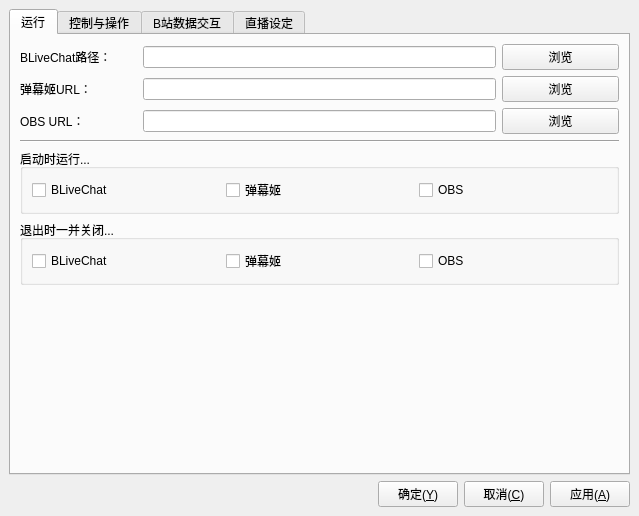
<?xml version="1.0" encoding="UTF-8"?>
<ui version="4.0">
 <class>MainWindow</class>
 <widget class="QMainWindow" name="MainWindow">
  <property name="geometry">
   <rect>
    <x>0</x>
    <y>0</y>
    <width>639</width>
    <height>516</height>
   </rect>
  </property>
  <property name="windowTitle">
   <string>设置</string>
  </property>
  <property name="windowIcon">
   <iconset resource="res.qrc">
    <normaloff>:/icons/res/settings.ico</normaloff>:/icons/res/settings.ico</iconset>
  </property>
  <widget class="QWidget" name="centralwidgetTab">
   <layout class="QVBoxLayout" name="verticalLayout">
    <item>
     <widget class="QTabWidget" name="tabWidget">
      <property name="currentIndex">
       <number>0</number>
      </property>
      <widget class="QWidget" name="tabExecute">
       <attribute name="title">
        <string>运行</string>
       </attribute>
       <layout class="QVBoxLayout" name="verticalLayout_2">
        <item>
         <layout class="QHBoxLayout" name="horizontalLayoutBLiveChat" stretch="1,3,1">
          <item>
           <widget class="QLabel" name="labelBLiveChatPath">
            <property name="text">
             <string>BLiveChat路径：</string>
            </property>
            <property name="buddy">
             <cstring>lineEditBLiveChatPath</cstring>
            </property>
           </widget>
          </item>
          <item>
           <widget class="QLineEdit" name="lineEditBLiveChatPath"/>
          </item>
          <item>
           <widget class="QPushButton" name="pushButtonBrowseBLiveChat">
            <property name="text">
             <string>浏览</string>
            </property>
           </widget>
          </item>
         </layout>
        </item>
        <item>
         <layout class="QHBoxLayout" name="horizontalLayoutDanmuji" stretch="1,3,1">
          <item>
           <widget class="QLabel" name="labelDanmujiURL">
            <property name="text">
             <string>弹幕姬URL：</string>
            </property>
            <property name="buddy">
             <cstring>lineEditDanmujiURL</cstring>
            </property>
           </widget>
          </item>
          <item>
           <widget class="QLineEdit" name="lineEditDanmujiURL"/>
          </item>
          <item>
           <widget class="QPushButton" name="pushButtonBrowseDanmuji">
            <property name="text">
             <string>浏览</string>
            </property>
           </widget>
          </item>
         </layout>
        </item>
        <item>
         <layout class="QHBoxLayout" name="horizontalLayoutOBS" stretch="1,3,1">
          <item>
           <widget class="QLabel" name="labelOBSURL">
            <property name="text">
             <string>OBS URL：</string>
            </property>
            <property name="buddy">
             <cstring>lineEditOBSURL</cstring>
            </property>
           </widget>
          </item>
          <item>
           <widget class="QLineEdit" name="lineEditOBSURL"/>
          </item>
          <item>
           <widget class="QPushButton" name="pushButtonBrowseOBS">
            <property name="text">
             <string>浏览</string>
            </property>
           </widget>
          </item>
         </layout>
        </item>
        <item>
         <widget class="Line" name="lineExecute1">
          <property name="orientation">
           <enum>Qt::Horizontal</enum>
          </property>
         </widget>
        </item>
        <item>
         <widget class="QGroupBox" name="groupBoxOnStartUp">
          <property name="title">
           <string>启动时运行...</string>
          </property>
          <layout class="QHBoxLayout" name="horizontalLayout">
           <item>
            <widget class="QCheckBox" name="checkBoxStartUpBLiveChat">
             <property name="text">
              <string>BLiveChat</string>
             </property>
            </widget>
           </item>
           <item>
            <widget class="QCheckBox" name="checkBoxStartUpDanmuji">
             <property name="text">
              <string>弹幕姬</string>
             </property>
            </widget>
           </item>
           <item>
            <widget class="QCheckBox" name="checkBoxStartUpOBS">
             <property name="text">
              <string>OBS</string>
             </property>
            </widget>
           </item>
          </layout>
         </widget>
        </item>
        <item>
         <widget class="QGroupBox" name="groupBoxOnExit">
          <property name="title">
           <string>退出时一并关闭...</string>
          </property>
          <layout class="QHBoxLayout" name="horizontalLayout_2">
           <item>
            <widget class="QCheckBox" name="checkBoxOnCloseBLiveChat">
             <property name="text">
              <string>BLiveChat</string>
             </property>
            </widget>
           </item>
           <item>
            <widget class="QCheckBox" name="checkBoxOnCloseDanmuji">
             <property name="text">
              <string>弹幕姬</string>
             </property>
            </widget>
           </item>
           <item>
            <widget class="QCheckBox" name="checkBoxOnCloseOBS">
             <property name="text">
              <string>OBS</string>
             </property>
            </widget>
           </item>
          </layout>
         </widget>
        </item>
        <item>
         <spacer name="verticalSpacerExecute">
          <property name="orientation">
           <enum>Qt::Vertical</enum>
          </property>
          <property name="sizeHint" stdset="0">
           <size>
            <width>20</width>
            <height>40</height>
           </size>
          </property>
         </spacer>
        </item>
       </layout>
      </widget>
      <widget class="QWidget" name="tabOperate">
       <attribute name="title">
        <string>控制与操作</string>
       </attribute>
       <layout class="QVBoxLayout" name="verticalLayout_3">
        <item>
         <layout class="QHBoxLayout" name="horizontalLayoutOBSWebSocket" stretch="1,2">
          <item>
           <widget class="QLabel" name="labelOBSWebSocketLink">
            <property name="text">
             <string>OBS WebSocket管理链接：</string>
            </property>
            <property name="buddy">
             <cstring>lineEditOBSWebSocketLink</cstring>
            </property>
           </widget>
          </item>
          <item>
           <widget class="QLineEdit" name="lineEditOBSWebSocketLink"/>
          </item>
         </layout>
        </item>
        <item>
         <layout class="QHBoxLayout" name="horizontalLayoutManagerWebSocket" stretch="1,2">
          <item>
           <widget class="QLabel" name="labelManagerWebSocketLink">
            <property name="text">
             <string>房管远程WebSocket管理链接：</string>
            </property>
            <property name="buddy">
             <cstring>lineEditManagerWebSocketLink</cstring>
            </property>
           </widget>
          </item>
          <item>
           <widget class="QLineEdit" name="lineEditManagerWebSocketLink"/>
          </item>
         </layout>
        </item>
        <item>
         <layout class="QHBoxLayout" name="horizontalLayoutBLiveChatManage" stretch="1,2">
          <item>
           <widget class="QLabel" name="labelBLiveChatManage">
            <property name="text">
             <string>BLiveChat配置页地址：</string>
            </property>
           </widget>
          </item>
          <item>
           <widget class="QLineEdit" name="lineEditBLiveChatManage"/>
          </item>
         </layout>
        </item>
        <item>
         <spacer name="verticalSpacerOperate">
          <property name="orientation">
           <enum>Qt::Vertical</enum>
          </property>
          <property name="sizeHint" stdset="0">
           <size>
            <width>20</width>
            <height>40</height>
           </size>
          </property>
         </spacer>
        </item>
        <item>
         <widget class="QLabel" name="labelOperateNotice">
          <property name="palette">
           <palette>
            <active>
             <colorrole role="WindowText">
              <brush brushstyle="SolidPattern">
               <color alpha="255">
                <red>255</red>
                <green>0</green>
                <blue>0</blue>
               </color>
              </brush>
             </colorrole>
            </active>
            <inactive>
             <colorrole role="WindowText">
              <brush brushstyle="SolidPattern">
               <color alpha="255">
                <red>255</red>
                <green>0</green>
                <blue>0</blue>
               </color>
              </brush>
             </colorrole>
            </inactive>
            <disabled/>
           </palette>
          </property>
          <property name="text">
           <string>*请注意：以上配置请您在您的房管的指导下完成设置，并请不要自行修改（包括自行修改OBS的WebSocket服务器配置）。错误的设置可能会造成控制功能失效。若要停用房管远程请在主界面进行修改。如有任何问题请与您的房管联系。</string>
          </property>
          <property name="textFormat">
           <enum>Qt::AutoText</enum>
          </property>
          <property name="alignment">
           <set>Qt::AlignLeading|Qt::AlignLeft|Qt::AlignTop</set>
          </property>
          <property name="wordWrap">
           <bool>true</bool>
          </property>
         </widget>
        </item>
       </layout>
      </widget>
      <widget class="QWidget" name="tabBilibili">
       <attribute name="title">
        <string>B站数据交互</string>
       </attribute>
       <layout class="QVBoxLayout" name="verticalLayout_4">
        <item>
         <layout class="QHBoxLayout" name="horizontalLayoutRoomId" stretch="2,3">
          <item>
           <widget class="QLabel" name="labelRoomId">
            <property name="text">
             <string>您的直播间房间号：</string>
            </property>
            <property name="buddy">
             <cstring>lineEditRoomId</cstring>
            </property>
           </widget>
          </item>
          <item>
           <widget class="QLineEdit" name="lineEditRoomId"/>
          </item>
         </layout>
        </item>
        <item>
         <layout class="QHBoxLayout" name="horizontalLayoutTargetArea" stretch="2,3">
          <item>
           <widget class="QLabel" name="labelTargetArea">
            <property name="text">
             <string>您要开播的目标分区v2编号(area_v2)：</string>
            </property>
            <property name="buddy">
             <cstring>lineEditTargetArea</cstring>
            </property>
           </widget>
          </item>
          <item>
           <widget class="QLineEdit" name="lineEditTargetArea"/>
          </item>
         </layout>
        </item>
        <item>
         <layout class="QHBoxLayout" name="horizontalLayoutCSRF" stretch="2,3">
          <item>
           <widget class="QLabel" name="labelCSRF">
            <property name="text">
             <string>Cookie csrf(bili_jct)值：</string>
            </property>
            <property name="buddy">
             <cstring>lineEditCSRF</cstring>
            </property>
           </widget>
          </item>
          <item>
           <widget class="QLineEdit" name="lineEditCSRF"/>
          </item>
         </layout>
        </item>
        <item>
         <layout class="QHBoxLayout" name="horizontalLayoutSESSDATA" stretch="2,3">
          <item>
           <widget class="QLabel" name="labelSESSDATA">
            <property name="text">
             <string>Cookie SESSDATA值：</string>
            </property>
            <property name="buddy">
             <cstring>plainTextEditSESSDATA</cstring>
            </property>
           </widget>
          </item>
          <item>
           <widget class="QPlainTextEdit" name="plainTextEditSESSDATA"/>
          </item>
         </layout>
        </item>
        <item>
         <spacer name="verticalSpacerBilibili1">
          <property name="orientation">
           <enum>Qt::Vertical</enum>
          </property>
          <property name="sizeHint" stdset="0">
           <size>
            <width>20</width>
            <height>40</height>
           </size>
          </property>
         </spacer>
        </item>
        <item>
         <widget class="QLabel" name="labelBilibiliNotice">
          <property name="palette">
           <palette>
            <active>
             <colorrole role="WindowText">
              <brush brushstyle="SolidPattern">
               <color alpha="255">
                <red>255</red>
                <green>0</green>
                <blue>0</blue>
               </color>
              </brush>
             </colorrole>
            </active>
            <inactive>
             <colorrole role="WindowText">
              <brush brushstyle="SolidPattern">
               <color alpha="255">
                <red>255</red>
                <green>0</green>
                <blue>0</blue>
               </color>
              </brush>
             </colorrole>
            </inactive>
            <disabled/>
           </palette>
          </property>
          <property name="text">
           <string>*请注意：以上配置请您在您的房管的指导下完成设置，并请不要自行修改。另特别注意：Cookie值泄露有很大的安全风险！！！请务必注意保密。如有任何问题（如想切换分区知道编号等）请与您的房管联系。</string>
          </property>
          <property name="wordWrap">
           <bool>true</bool>
          </property>
         </widget>
        </item>
       </layout>
      </widget>
      <widget class="QWidget" name="tabLive">
       <attribute name="title">
        <string>直播设定</string>
       </attribute>
       <layout class="QVBoxLayout" name="verticalLayout_5">
        <item>
         <widget class="QGroupBox" name="groupBoxFastSettings">
          <property name="title">
           <string>“现在在播”标签的快速设置</string>
          </property>
          <layout class="QGridLayout" name="gridLayout">
           <item row="0" column="0">
            <widget class="QGroupBox" name="groupBoxButton1">
             <property name="title">
              <string>按钮1</string>
             </property>
             <layout class="QVBoxLayout" name="verticalLayout_7">
              <item>
               <layout class="QHBoxLayout" name="horizontalLayoutButton1Label">
                <item>
                 <widget class="QLabel" name="labelButton1Label">
                  <property name="text">
                   <string>标签：</string>
                  </property>
                 </widget>
                </item>
                <item>
                 <widget class="QLineEdit" name="lineEditButton1Label"/>
                </item>
               </layout>
              </item>
              <item>
               <layout class="QHBoxLayout" name="horizontalLayoutButton1Text">
                <item>
                 <widget class="QLabel" name="labelButton1Text">
                  <property name="text">
                   <string>内容：</string>
                  </property>
                 </widget>
                </item>
                <item>
                 <widget class="QLineEdit" name="lineEditButton1Text"/>
                </item>
               </layout>
              </item>
             </layout>
            </widget>
           </item>
           <item row="0" column="1">
            <widget class="QGroupBox" name="groupBoxButton2">
             <property name="title">
              <string>按钮2</string>
             </property>
             <layout class="QVBoxLayout" name="verticalLayout_10">
              <item>
               <layout class="QHBoxLayout" name="horizontalLayoutButton2Label">
                <item>
                 <widget class="QLabel" name="labelButton2Label">
                  <property name="text">
                   <string>标签：</string>
                  </property>
                 </widget>
                </item>
                <item>
                 <widget class="QLineEdit" name="lineEditButton2Label"/>
                </item>
               </layout>
              </item>
              <item>
               <layout class="QHBoxLayout" name="horizontalLayoutButton2Text">
                <item>
                 <widget class="QLabel" name="labelButton2Text">
                  <property name="text">
                   <string>内容：</string>
                  </property>
                 </widget>
                </item>
                <item>
                 <widget class="QLineEdit" name="lineEditButton2Text"/>
                </item>
               </layout>
              </item>
             </layout>
            </widget>
           </item>
           <item row="1" column="0">
            <widget class="QGroupBox" name="groupBoxButton3">
             <property name="title">
              <string>按钮3</string>
             </property>
             <layout class="QVBoxLayout" name="verticalLayout_8">
              <item>
               <layout class="QHBoxLayout" name="horizontalLayoutButton3Label">
                <item>
                 <widget class="QLabel" name="labelButton3Label">
                  <property name="text">
                   <string>标签：</string>
                  </property>
                 </widget>
                </item>
                <item>
                 <widget class="QLineEdit" name="lineEditButton3Label"/>
                </item>
               </layout>
              </item>
              <item>
               <layout class="QHBoxLayout" name="horizontalLayoutButton3Text">
                <item>
                 <widget class="QLabel" name="labelButton3Text">
                  <property name="text">
                   <string>内容：</string>
                  </property>
                 </widget>
                </item>
                <item>
                 <widget class="QLineEdit" name="lineEditButton3Text"/>
                </item>
               </layout>
              </item>
             </layout>
            </widget>
           </item>
           <item row="1" column="1">
            <widget class="QGroupBox" name="groupBoxButton4">
             <property name="title">
              <string>按钮4</string>
             </property>
             <layout class="QVBoxLayout" name="verticalLayout_11">
              <item>
               <layout class="QHBoxLayout" name="horizontalLayoutButton4Label">
                <item>
                 <widget class="QLabel" name="labelButton4Label">
                  <property name="text">
                   <string>标签：</string>
                  </property>
                 </widget>
                </item>
                <item>
                 <widget class="QLineEdit" name="lineEditButton4Label"/>
                </item>
               </layout>
              </item>
              <item>
               <layout class="QHBoxLayout" name="horizontalLayoutButton4Text">
                <item>
                 <widget class="QLabel" name="labelButton4Text">
                  <property name="text">
                   <string>内容：</string>
                  </property>
                 </widget>
                </item>
                <item>
                 <widget class="QLineEdit" name="lineEditButton4Text"/>
                </item>
               </layout>
              </item>
             </layout>
            </widget>
           </item>
           <item row="2" column="0">
            <widget class="QGroupBox" name="groupBoxButton5">
             <property name="title">
              <string>按钮5</string>
             </property>
             <layout class="QVBoxLayout" name="verticalLayout_9">
              <item>
               <layout class="QHBoxLayout" name="horizontalLayoutButton5Label">
                <item>
                 <widget class="QLabel" name="labelButton5Label">
                  <property name="text">
                   <string>标签：</string>
                  </property>
                 </widget>
                </item>
                <item>
                 <widget class="QLineEdit" name="lineEditButton5Label"/>
                </item>
               </layout>
              </item>
              <item>
               <layout class="QHBoxLayout" name="horizontalLayoutButton5Text">
                <item>
                 <widget class="QLabel" name="labelButton5Text">
                  <property name="text">
                   <string>内容：</string>
                  </property>
                 </widget>
                </item>
                <item>
                 <widget class="QLineEdit" name="lineEditButton5Text"/>
                </item>
               </layout>
              </item>
             </layout>
            </widget>
           </item>
           <item row="2" column="1">
            <widget class="QGroupBox" name="groupBoxButton6">
             <property name="title">
              <string>按钮6</string>
             </property>
             <layout class="QVBoxLayout" name="verticalLayout_12">
              <item>
               <layout class="QHBoxLayout" name="horizontalLayoutButton6Label">
                <item>
                 <widget class="QLabel" name="labelButton6Label">
                  <property name="text">
                   <string>标签：</string>
                  </property>
                 </widget>
                </item>
                <item>
                 <widget class="QLineEdit" name="lineEditButton6Label"/>
                </item>
               </layout>
              </item>
              <item>
               <layout class="QHBoxLayout" name="horizontalLayoutButton6Text">
                <item>
                 <widget class="QLabel" name="labelButton6Text">
                  <property name="text">
                   <string>内容：</string>
                  </property>
                 </widget>
                </item>
                <item>
                 <widget class="QLineEdit" name="lineEditButton6Text"/>
                </item>
               </layout>
              </item>
             </layout>
            </widget>
           </item>
          </layout>
         </widget>
        </item>
       </layout>
      </widget>
     </widget>
    </item>
    <item>
     <layout class="QHBoxLayout" name="horizontalLayoutButtons">
      <item>
       <spacer name="horizontalSpacer">
        <property name="orientation">
         <enum>Qt::Horizontal</enum>
        </property>
        <property name="sizeHint" stdset="0">
         <size>
          <width>40</width>
          <height>20</height>
         </size>
        </property>
       </spacer>
      </item>
      <item>
       <widget class="QPushButton" name="pushButtonYes">
        <property name="text">
         <string>确定(&amp;Y)</string>
        </property>
       </widget>
      </item>
      <item>
       <widget class="QPushButton" name="pushButtonNo">
        <property name="text">
         <string>取消(&amp;C)</string>
        </property>
       </widget>
      </item>
      <item>
       <widget class="QPushButton" name="pushButtonApply">
        <property name="text">
         <string>应用(&amp;A)</string>
        </property>
       </widget>
      </item>
     </layout>
    </item>
   </layout>
  </widget>
 </widget>
 <resources>
  <include location="res.qrc"/>
 </resources>
 <connections/>
</ui>
